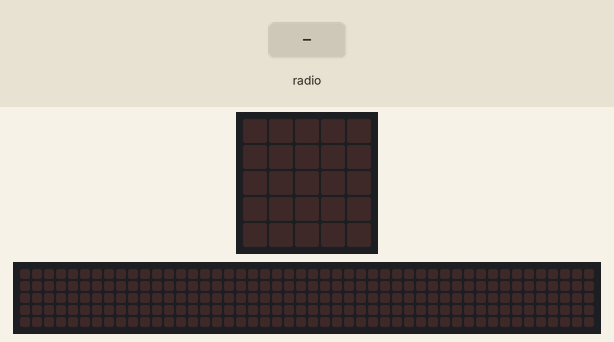
This program was run on a simulated BBC micro:bit (MakeCode). Shown: the board's 5×5 LED display, a strip that is not on the board, showing the scrolling text unrolled. The test bench sets the inputs (shaded band). No radio messages arrive unless stated (any console line starting 'radio sent:' is added by the test bench); the 48×5 strip is a reading aid, not a part: it shows the text the display is scrolling, unrolled, one strip-width of it at a time; what the program prints to the serial console is not drawn.

Above: at 1.2 s.
1.3 s: radio message "tanqueLleno" arrives
At 1.52 s:
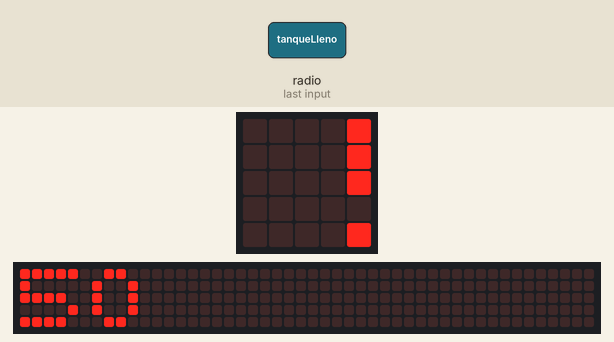
At 3.77 s:
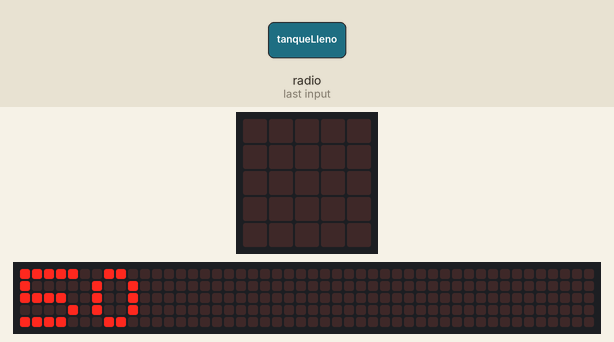
Timing chart, 0 to 5.3 s (numbered marks = the images above; inputs shaded):
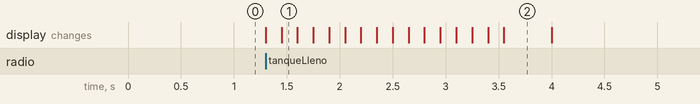

The program:

main.ts
```typescript
radio.onReceivedString(function (receivedString) {
    if (receivedString == "tanqueLleno") {
        medirConductividad()
        radio.sendValue("conductividad", Conductividad)
    }
})
function medirConductividad () {
    Conductividad = pins.analogReadPin(AnalogPin.P0)
    proporcionalidad = pins.map(
    Conductividad,
    0,
    1023,
    0,
    100
    )
    basic.showNumber(Math.round(proporcionalidad))
}
let proporcionalidad = 0
let Conductividad = 0
let Humedad = 0
radio.setGroup(1)
Conductividad = 0
```

test.ts
```typescript
// aquí va el archivo "tests"; esto no se compilará cuando este paquete se utilice como una extensión.
```

Measured:
- after the input at 1.3 s, the display: first changes at once (image 1 shows a later state)
- what the display in image 2 shows lasts 0.4 s, from 3.6 s to 4.0 s
